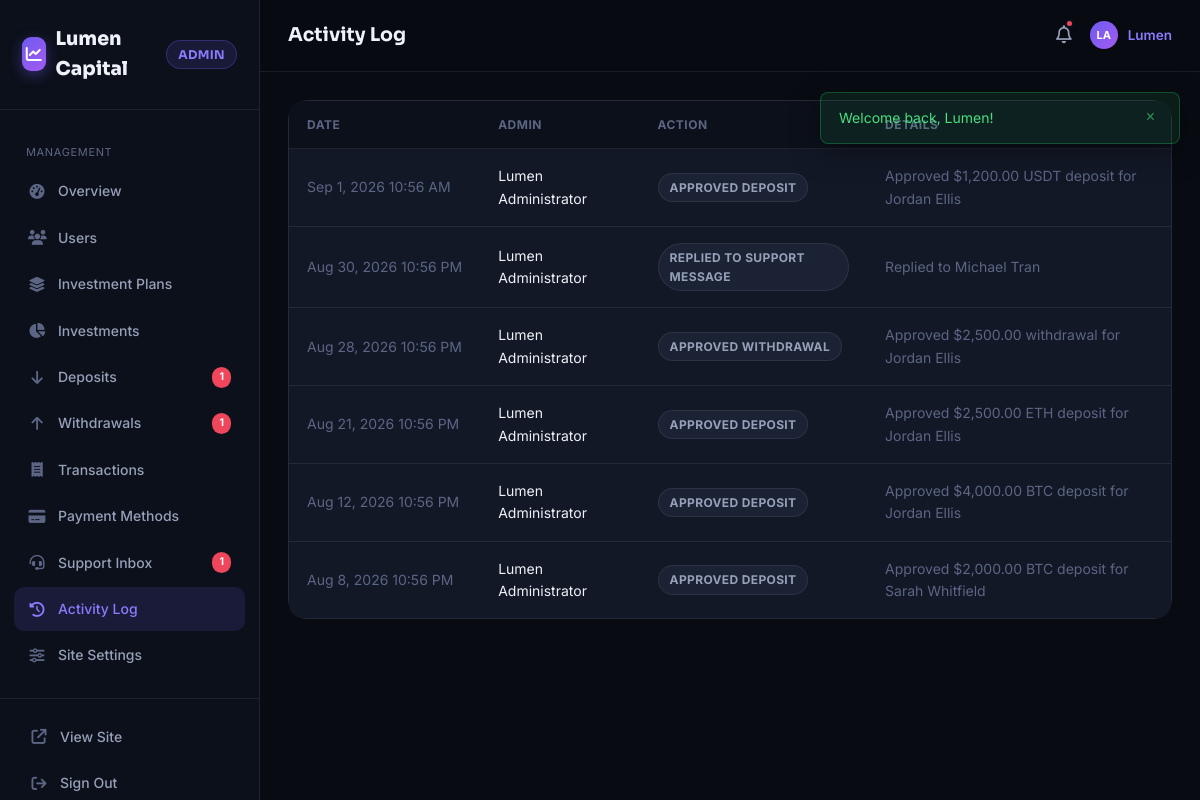
/admin/activity-log.php (signed in), run on the app's committed database.
### tables this page shows
CREATE TABLE `users` (
  `id`                  INT UNSIGNED AUTO_INCREMENT PRIMARY KEY,
  `full_name`           VARCHAR(120)      NOT NULL,
  `email`               VARCHAR(160)      NOT NULL,
  `phone`               VARCHAR(30)       DEFAULT NULL,
  `country`             VARCHAR(80)       DEFAULT NULL,
  `password_hash`       VARCHAR(255)      NOT NULL,
  `referral_code`       VARCHAR(12)       NOT NULL,
  `referred_by`         INT UNSIGNED      DEFAULT NULL,
  `role`                ENUM('user','admin') NOT NULL DEFAULT 'user',
  `status`              ENUM('active','suspended') NOT NULL DEFAULT 'active',
  `balance`             DECIMAL(15,2)     NOT NULL DEFAULT 0.00,
  `total_deposited`     DECIMAL(15,2)     NOT NULL DEFAULT 0.00,
  `total_invested`      DECIMAL(15,2)     NOT NULL DEFAULT 0.00,
  `total_earned`        DECIMAL(15,2)     NOT NULL DEFAULT 0.00,
  `total_withdrawn`     DECIMAL(15,2)     NOT NULL DEFAULT 0.00,
  `payout_wallet`       VARCHAR(160)      DEFAULT NULL,
  `avatar_seed`         VARCHAR(40)       DEFAULT NULL,
  `email_verified_at`   DATETIME          DEFAULT NULL,
  `last_login_at`       DATETIME          DEFAULT NULL,
  `last_login_ip`       VARCHAR(45)       DEFAULT NULL,
  `failed_attempts`     TINYINT UNSIGNED  NOT NULL DEFAULT 0,
  `locked_until`        DATETIME          DEFAULT NULL,
  `created_at`          DATETIME          NOT NULL DEFAULT CURRENT_TIMESTAMP,
  `updated_at`          DATETIME          NOT NULL DEFAULT CURRENT_TIMESTAMP ON UPDATE CURRENT_TIMESTAMP,
  UNIQUE KEY `uq_users_email` (`email`),
  UNIQUE KEY `uq_users_referral_code` (`referral_code`),
  KEY `idx_users_referred_by` (`referred_by`)
);

CREATE TABLE `activity_log` (
  `id`                  INT UNSIGNED AUTO_INCREMENT PRIMARY KEY,
  `admin_id`            INT UNSIGNED      DEFAULT NULL,
  `action`              VARCHAR(120)      NOT NULL,
  `target_type`         VARCHAR(40)       DEFAULT NULL,
  `target_id`           INT UNSIGNED      DEFAULT NULL,
  `details`             VARCHAR(255)      DEFAULT NULL,
  `ip_address`          VARCHAR(45)       DEFAULT NULL,
  `created_at`          DATETIME          NOT NULL DEFAULT CURRENT_TIMESTAMP,
  KEY `idx_log_admin` (`admin_id`)
);

### includes/functions.php (called while the page is built, shortened)
<?php
function e(?string $value): string
{
    return htmlspecialchars($value ?? '', ENT_QUOTES, 'UTF-8');
}
function format_date(string $datetime, string $format = 'M j, Y'): string
{
    return date($format, strtotime($datetime));
}
function url(string $path = ''): string
{
    return rtrim(BASE_URL, '/') . '/' . ltrim($path, '/');
}
function asset(string $path): string
{
    return rtrim(BASE_URL, '/') . '/assets/' . ltrim($path, '/');
}
function get_setting(string $key, $default = null)
{
    static $cache = null;
    if ($cache === null) {
        $cache = [];
        $stmt = db()->query('SELECT setting_key, setting_value FROM settings');
        foreach ($stmt->fetchAll() as $row) {
            $cache[$row['setting_key']] = $row['setting_value'];
        }
    }
    return $cache[$key] ?? $default;
}
function find_user_by_id(int $id): ?array
{
    $stmt = db()->prepare('SELECT * FROM users WHERE id = ?');
    $stmt->execute([$id]);
    $user = $stmt->fetch();
    return $user ?: null;
}
function avatar_initials(string $name): string
{
    $parts = preg_split('/\s+/', trim($name));
    $initials = strtoupper(substr($parts[0] ?? '', 0, 1) . substr($parts[count($parts) - 1] ?? '', 0, 1));
    return $initials ?: 'U';
}

### includes/db.php (called while the page is built)
<?php
function db(): PDO
{
    static $pdo = null;
    if ($pdo === null) {
        $dsn = 'mysql:host=' . DB_HOST . ';dbname=' . DB_NAME . ';charset=' . DB_CHARSET;
        try {
            $pdo = new PDO($dsn, DB_USER, DB_PASS, [
                PDO::ATTR_ERRMODE            => PDO::ERRMODE_EXCEPTION,
                PDO::ATTR_DEFAULT_FETCH_MODE => PDO::FETCH_ASSOC,
                PDO::ATTR_EMULATE_PREPARES   => false,
            ]);
        } catch (PDOException $e) {
            if (APP_DEBUG) {
                die('<div style="font-family:sans-serif;max-width:640px;margin:80px auto;padding:24px;border:1px solid #f3c6c6;background:#fff5f5;border-radius:12px;color:#7a1f1f;">'
                    . '<h2 style="margin-top:0;">Database connection failed</h2>'
                    . '<p>' . htmlspecialchars($e->getMessage()) . '</p>'
                    . '<p>Check the <code>DB_*</code> constants in <code>config/config.php</code> and make sure you have imported <code>database/schema.sql</code>.</p>'
                    . '</div>');
            }
            die('A database error occurred. Please try again later.');
        }
    }
    return $pdo;
}

### includes/auth.php (called while the page is built, shortened)
<?php
function current_user(): ?array
{
    static $user = null;
    static $loaded = false;
    if ($loaded) {
        return $user;
    }
    $loaded = true;
    if (!empty($_SESSION['user_id'])) {
        $user = find_user_by_id((int) $_SESSION['user_id']);
    }
    return $user;
}
function is_logged_in(): bool
{
    return current_user() !== null;
}
function is_admin(): bool
{
    $user = current_user();
    return $user !== null && $user['role'] === 'admin';
}
function require_login(): void
{
    if (!is_logged_in()) {
        flash('warning', 'Please sign in to continue.');
        redirect('login.php');
    }
}
function require_admin(): void
{
    require_login();
}

### admin/activity-log.php (the view, shortened to what this page needs)
<?php
require_admin();
$perPage = 30;
$page = max(1, (int) ($_GET['page'] ?? 1));
$offset = ($page - 1) * $perPage;
$stmt = db()->query("SELECT al.*, u.full_name FROM activity_log al LEFT JOIN users u ON u.id = al.admin_id ORDER BY al.created_at DESC LIMIT {$perPage} OFFSET {$offset}");
$rows = $stmt->fetchAll();
$pageTitle = 'Activity Log';
$activePage = 'activity-log';
require __DIR__ . '/../partials/admin_header.php';
?>
<div class="card" style="padding:0;">
  <div class="table-wrap" style="border:none;">
    <table class="table">
      <thead><tr><th>Date</th><th>Admin</th><th>Action</th><th>Details</th></tr></thead>
      <tbody>
      <?php if (!$rows): ?>
        <tr><td colspan="4" class="table-empty">No activity recorded yet.</td></tr>
      <?php else: foreach ($rows as $r): ?>
        <tr>
          <td class="text-faint" style="white-space:nowrap;"><?= format_date($r['created_at'], 'M j, Y g:i A') ?></td>
          <td><?= e($r['full_name'] ?? 'System') ?></td>
          <td><span class="badge badge-neutral"><?= e($r['action']) ?></span></td>
          <td class="text-faint"><?= e($r['details'] ?: '—') ?></td>
        </tr>
      <?php endforeach; endif; ?>
      </tbody>
    </table>
  </div>
</div>
<?php require __DIR__ . '/../partials/admin_footer.php'; ?>

### partials/admin_header.php (shortened to what this page needs)
<?php
$viewer = current_user();
$pageTitle = $pageTitle ?? 'Admin';
$activePage = $activePage ?? '';
$navPendingDeposits = (int) db()->query("SELECT COUNT(*) FROM deposits WHERE status = 'pending'")->fetchColumn();
$navPendingWithdrawals = (int) db()->query("SELECT COUNT(*) FROM withdrawals WHERE status = 'pending'")->fetchColumn();
$navOpenTickets = (int) db()->query("SELECT COUNT(*) FROM support_messages WHERE status = 'open'")->fetchColumn();
$navItems = [
    ['key' => 'dashboard', 'href' => 'admin/index.php', 'icon' => 'fa-gauge-high', 'label' => 'Overview'],
    ['key' => 'users', 'href' => 'admin/users.php', 'icon' => 'fa-users', 'label' => 'Users'],
    ['key' => 'plans', 'href' => 'admin/plans.php', 'icon' => 'fa-layer-group', 'label' => 'Investment Plans'],
    ['key' => 'investments', 'href' => 'admin/investments.php', 'icon' => 'fa-chart-pie', 'label' => 'Investments'],
    ['key' => 'deposits', 'href' => 'admin/deposits.php', 'icon' => 'fa-arrow-down', 'label' => 'Deposits', 'count' => $navPendingDeposits],
    ['key' => 'withdrawals', 'href' => 'admin/withdrawals.php', 'icon' => 'fa-arrow-up', 'label' => 'Withdrawals', 'count' => $navPendingWithdrawals],
    ['key' => 'transactions', 'href' => 'admin/transactions.php', 'icon' => 'fa-receipt', 'label' => 'Transactions'],
    ['key' => 'payment-methods', 'href' => 'admin/payment-methods.php', 'icon' => 'fa-credit-card', 'label' => 'Payment Methods'],
    ['key' => 'support', 'href' => 'admin/support.php', 'icon' => 'fa-headset', 'label' => 'Support Inbox', 'count' => $navOpenTickets],
    ['key' => 'activity-log', 'href' => 'admin/activity-log.php', 'icon' => 'fa-clock-rotate-left', 'label' => 'Activity Log'],
    ['key' => 'settings', 'href' => 'admin/settings.php', 'icon' => 'fa-sliders', 'label' => 'Site Settings'],
];
?>
<!DOCTYPE html>
<html lang="en">
<head>
<title><?= e($pageTitle) ?> — <?= e(get_setting('site_name', APP_NAME)) ?> Admin</title>
<link rel="stylesheet" href="<?= asset('vendor/fonts/fonts.css') ?>">
<link rel="stylesheet" href="<?= asset('vendor/fontawesome/css/all.min.css') ?>">
<link rel="stylesheet" href="<?= asset('css/style.css') ?>">
</head>
<body>
<div class="app-shell">
  <aside class="sidebar" id="sidebar">
    <div class="sidebar-brand">
      <a href="<?= url('admin/index.php') ?>" class="brand">
        <span class="brand-mark"><i class="fa-solid fa-chart-line"></i></span>
        <?= e(get_setting('site_name', APP_NAME)) ?> <span class="badge badge-primary" style="margin-left:2px;">Admin</span>
      </a>
    </div>
    <nav class="sidebar-nav">
      <div class="sidebar-section-label">Management</div>
      <?php foreach ($navItems as $item): ?>
        <a href="<?= url($item['href']) ?>" class="sidebar-link <?= $activePage === $item['key'] ? 'active' : '' ?>">
          <i class="fa-solid <?= $item['icon'] ?> ico"></i> <?= e($item['label']) ?>
          <?php if (!empty($item['count'])): ?><span class="count"><?= $item['count'] ?></span><?php endif; ?>
        </a>
      <?php endforeach; ?>
    </nav>
    <div class="sidebar-footer">
      <a href="<?= url('index.php') ?>" class="sidebar-link" style="margin-bottom:2px;">
        <i class="fa-solid fa-arrow-up-right-from-square ico"></i> View Site
      </a>
      <a href="<?= url('logout.php') ?>" class="sidebar-link" style="margin:0;">
        <i class="fa-solid fa-arrow-right-from-bracket ico"></i> Sign Out
      </a>
    </div>
  </aside>
  <div class="main-content">
    <div class="topbar">
      <div style="display:flex;align-items:center;gap:14px;">
        <span class="topbar-title"><?= e($pageTitle) ?></span>
      </div>
      <div class="topbar-actions">
        <a href="<?= url('admin/support.php') ?>" class="bell-btn">
          <i class="fa-regular fa-bell"></i>
          <?php if (($navPendingDeposits + $navPendingWithdrawals + $navOpenTickets) > 0): ?><span class="bell-dot"></span><?php endif; ?>
        </a>
        <a href="<?= url('admin/settings.php') ?>" class="user-chip">
          <span class="avatar-circle sm"><?= e(avatar_initials($viewer['full_name'])) ?></span>
          <span style="font-size:13.5px;font-weight:600;"><?= e(explode(' ', $viewer['full_name'])[0]) ?></span>
        </a>
      </div>
    </div>
    <div class="page-body">
      <?php require __DIR__ . '/flash.php'; ?>

### data on the page
users: full_name "LA", full_name "Lumen"
activity_log: created_at "Sep 1, 2026 10:56 AM", users.full_name "Lumen Administrator", action "APPROVED DEPOSIT", details "Approved $1,200.00 USDT deposit for Jordan Ellis"
activity_log: created_at "Aug 30, 2026 10:56 PM", users.full_name "Lumen Administrator", action "REPLIED TO SUPPORT MESSAGE", details "Replied to Michael Tran"
activity_log: created_at "Aug 28, 2026 10:56 PM", users.full_name "Lumen Administrator", action "APPROVED WITHDRAWAL", details "Approved $2,500.00 withdrawal for Jordan Ellis"
activity_log: created_at "Aug 21, 2026 10:56 PM", users.full_name "Lumen Administrator", action "APPROVED DEPOSIT", details "Approved $2,500.00 ETH deposit for Jordan Ellis"
activity_log: created_at "Aug 12, 2026 10:56 PM", users.full_name "Lumen Administrator", action "APPROVED DEPOSIT", details "Approved $4,000.00 BTC deposit for Jordan Ellis"
activity_log: created_at "Aug 8, 2026 10:56 PM", users.full_name "Lumen Administrator", action "APPROVED DEPOSIT", details "Approved $2,000.00 BTC deposit for Sarah Whitfield"

### other printed values
get_setting('site_name', APP_NAME) "Lumen Capital"
$item['label'] "Overview"
$item['label'] "Users"
$item['label'] "Investment Plans"
$item['label'] "Investments"
$item['label'] "Deposits"
$item['count'] "1"
$item['label'] "Withdrawals"
$item['label'] "Transactions"
$item['label'] "Payment Methods"
$item['label'] "Support Inbox"
$item['label'] "Activity Log"
$item['label'] "Site Settings"
$pageTitle "Activity Log"
$f['message'] "Welcome back, Lumen!"
